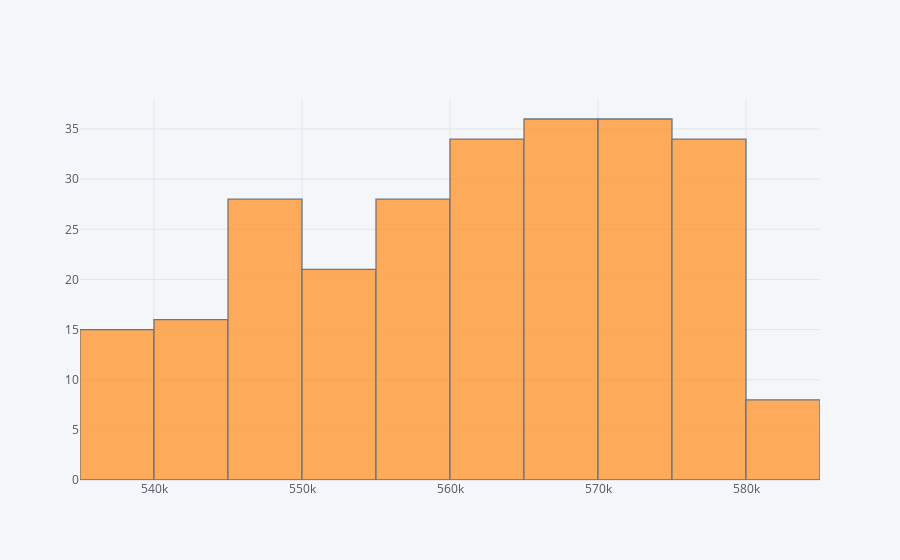

Notebook cell for this chart:
### Code cell
cua_eir.groupby('InvoiceNo', as_index=False).sum().InvoiceNo.iplot(kind='hist', y='Quantity', x='InvoiceNo')

### Figure 1 — Plotly figure (JSON) as saved in the notebook; plotly's stock layout.template omitted (floating-point values rounded to 4 significant figures; data arrays with more than 128 entries replaced by an {"elided": "..."} marker saying what was removed)
{"data": [{"histfunc": "count", "histnorm": "", "marker": {"color": "rgba(255, 153, 51, 1.0)", "line": {"color": "#4D5663", "width": 1.3}}, "name": "InvoiceNo", "opacity": 0.8, "orientation": "v", "type": "histogram", "x": {"elided": "256 int values"}}], "layout": {"barmode": "overlay", "legend": {"bgcolor": "#F5F6F9", "font": {"color": "#4D5663"}}, "paper_bgcolor": "#F5F6F9", "plot_bgcolor": "#F5F6F9", "title": {"font": {"color": "#4D5663"}}, "xaxis": {"gridcolor": "#E1E5ED", "showgrid": true, "tickfont": {"color": "#4D5663"}, "title": {"font": {"color": "#4D5663"}, "text": ""}, "zerolinecolor": "#E1E5ED"}, "yaxis": {"gridcolor": "#E1E5ED", "showgrid": true, "tickfont": {"color": "#4D5663"}, "title": {"font": {"color": "#4D5663"}, "text": ""}, "zerolinecolor": "#E1E5ED"}}}
